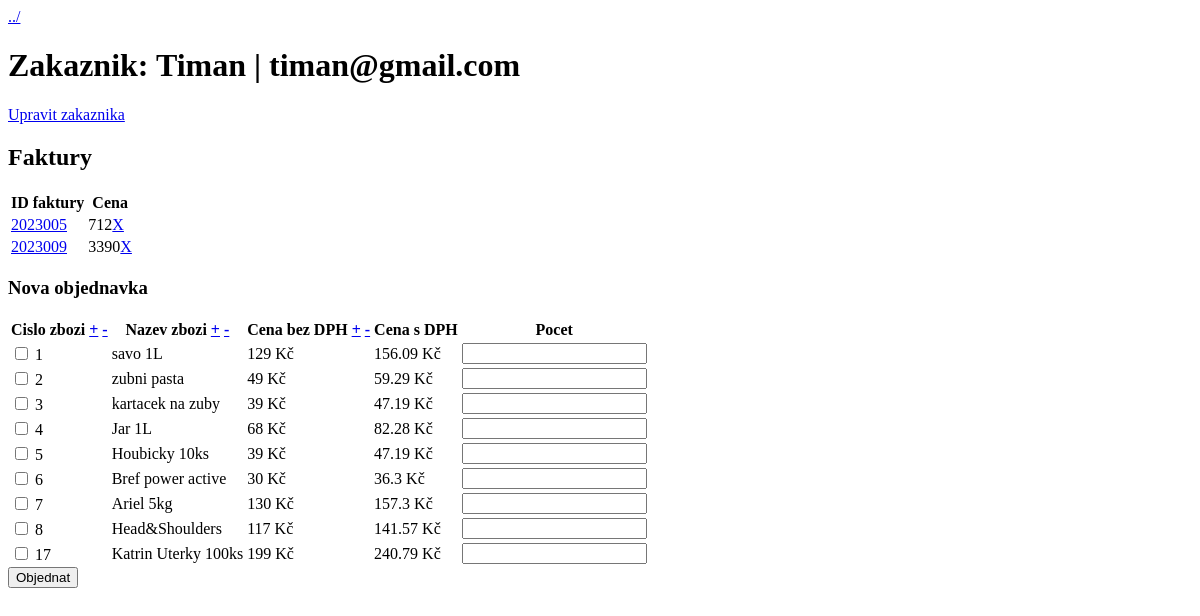
The page /zakaznik.php?id=1 on the database as committed earlier.
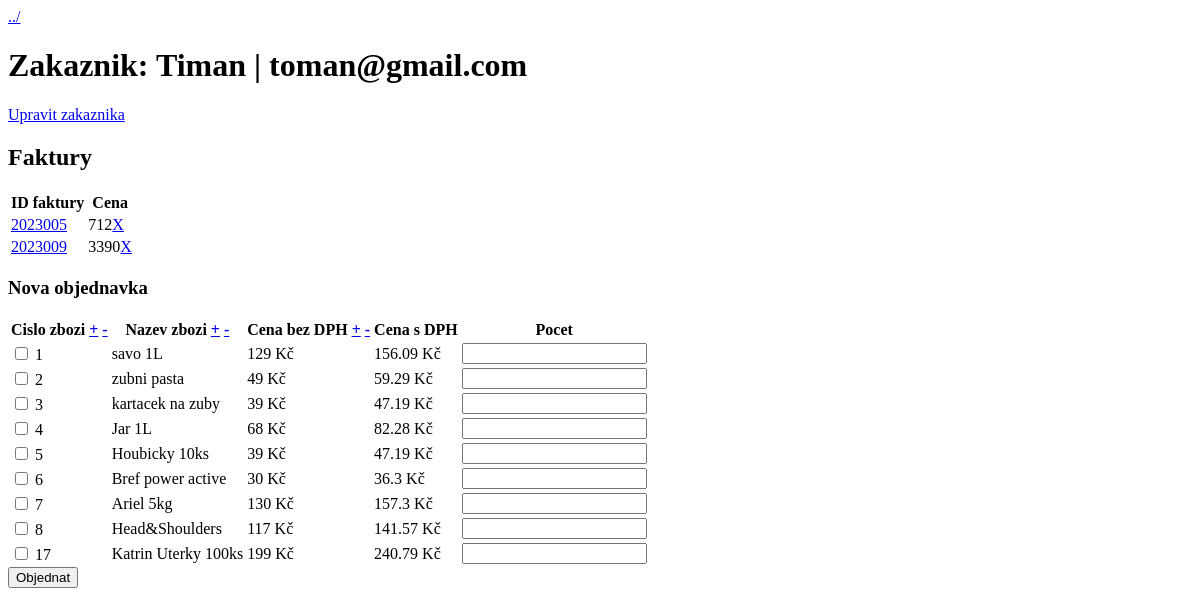
The same page on the database as committed later.
### tables this page shows
CREATE TABLE `zakaznik` (
  `id_zak` smallint NOT NULL AUTO_INCREMENT,
  `jmeno` varchar(32) NOT NULL,
  `email` varchar(64) NOT NULL,
  PRIMARY KEY (`id_zak`)
);

CREATE TABLE `faktura` (
  `id_fak` int NOT NULL AUTO_INCREMENT,
  `zakaznik_id` smallint NOT NULL,
  `cena_fak` int NOT NULL,
  `datum` int NOT NULL,
  PRIMARY KEY (`id_fak`),
  KEY `zakaznik_id` (`zakaznik_id`),
  CONSTRAINT `faktura_ibfk_1` FOREIGN KEY (`zakaznik_id`) REFERENCES `zakaznik` (`id_zak`) ON DELETE CASCADE
);

CREATE TABLE `zbozi` (
  `id_zbozi` smallint NOT NULL AUTO_INCREMENT,
  `nazev` varchar(32) NOT NULL,
  `cena` int NOT NULL,
  PRIMARY KEY (`id_zbozi`)
);

### inc/functions.php (called while the page is built, shortened)
<?php
    function zakaznik_faktura($pdo, $id) {
        $query = "SELECT
            jmeno, email, id_fak, cena_fak, datum, id_zak
            FROM zakaznik
            LEFT JOIN faktura ON id_zak = zakaznik_id
            WHERE id_zak = $id";
        $stmt = $pdo->prepare($query);
        $stmt->execute();
        $results = $stmt->fetchall(PDO::FETCH_ASSOC);
        if ($results) {
            return $results;
        }
        return false;
    }
    function vypis_zbozi($pdo, $order=false, $desc=false) {
        $query = "SELECT * FROM zbozi";
        $query .= ";";
        $stmt = $pdo->prepare($query);
        $stmt->execute();
        $results = $stmt->fetchall(PDO::FETCH_ASSOC);
        if ($results) {
            return $results;
        }
        return false;
    }

### zakaznik.php (the view, shortened to what this page needs)
<?php
require_once("inc/dbh.inc.php");
require_once("inc/functions.php");
if (isset($_GET["id"])) {
    $id = $_GET["id"];
    $zakaznik_faktura = zakaznik_faktura($conn, $id);
    $zbozi = vypis_zbozi($conn, $_GET["orderby"], $_GET["desc"]);
} else {
    header("Location: index.php");
}
?>
<!DOCTYPE html>
<html lang="en">
<head>
</head>
<body>
    <a href="index.php">../</a>
    <h1>Zakaznik: <?php echo $zakaznik_faktura[0]["jmeno"] . " | " . $zakaznik_faktura[0]["email"] ?></h1>
    <a href=<?php echo "upravzakaznika.php?id=$id" ?>>Upravit zakaznika</a>
    <div id="faktury">
        <h2>Faktury</h2>
        <?php
            if (!empty($zakaznik_faktura[0]["id_fak"])) {
                ?>
            <table>
                <thead>
                    <th>ID faktury</th>
                    <th>Cena</th>
                </thead>
                <tbody>
                <?php
                    foreach ($zakaznik_faktura as $objednavka) {
                        echo "<tr>".
                                "<td>".
                                "<a href='faktura.php?id=" . $objednavka["id_fak"] . "'>" .
                                $objednavka["id_fak"] .
                                "</a>
                                </td>" .
                                "<td>". $objednavka["cena_fak"] .
                                "<a href='inc/smaz_fakturu.inc.php?id=" . $objednavka["id_fak"] . "&id_z=" . $zakaznik_faktura[0]["id_zak"]. "'>X</a></td>" .
                            "</tr>";
                    }
                ?>
                </tbody>
            </table>
            <?php
                } else {
                    echo "Zakaznik nema zadne faktury";
                }
            ?>
        <h3>Nova objednavka</h3>
        <form action="inc/objednavka.inc.php" method="POST">
            <table>
                <thead>
                    <tr>
                        <th>Cislo zbozi
                            <a href="zakaznik.php?id=<?php echo $id ?>&orderby=id_zbozi">+</a>
                            <a href="zakaznik.php?id=<?php echo $id ?>&orderby=id_zbozi&desc=true">-</a>
                        </th>
                        <th>Nazev zbozi
                            <a href="zakaznik.php?id=<?php echo $id ?>&orderby=nazev">+</a>
                            <a href="zakaznik.php?id=<?php echo $id ?>&orderby=nazev&desc=true">-</a>
                        </th>
                        <th>Cena bez DPH
                            <a href="zakaznik.php?id=<?php echo $id ?>&orderby=cena">+</a>
                            <a href="zakaznik.php?id=<?php echo $id ?>&orderby=cena&desc=true">-</a>
                        </th>
                        <th>Cena s DPH</th>
                        <th>Pocet</th>
                    </tr>
                </thead>
                <tbody>
                    <?php foreach ($zbozi as $produkt) {
                        ?>
                        <tr>
                            <td>
                                <input type="checkbox" name="id_zbozi[<?php echo $produkt["id_zbozi"]; ?>]" value=<?php echo $produkt["id_zbozi"]; ?>>
                                <?php echo $produkt["id_zbozi"]; ?>
                            </td>
                            <td><?php echo $produkt["nazev"] ?></td>
                            <td><?php echo $produkt["cena"] . " Kč"; ?></td>
                            <td><?php echo strval(intval($produkt["cena"]) * 1.21) . " Kč"; ?></td>
                            <td>
                                <input type="number" name="ks[<?php echo $produkt["id_zbozi"]; ?>]" min=1>
                            </td>
                        </tr>
                        <?php
                    }
                    ?>
                </tbody>
            </table>
            <button type="submit" name="objednat">Objednat</button>
        </form>
    </div>
</body>
</html>

Rows that differ between the two databases and show on the page:
changed zakaznik "Timan": email "timan@gmail.com" → "toman@gmail.com"
